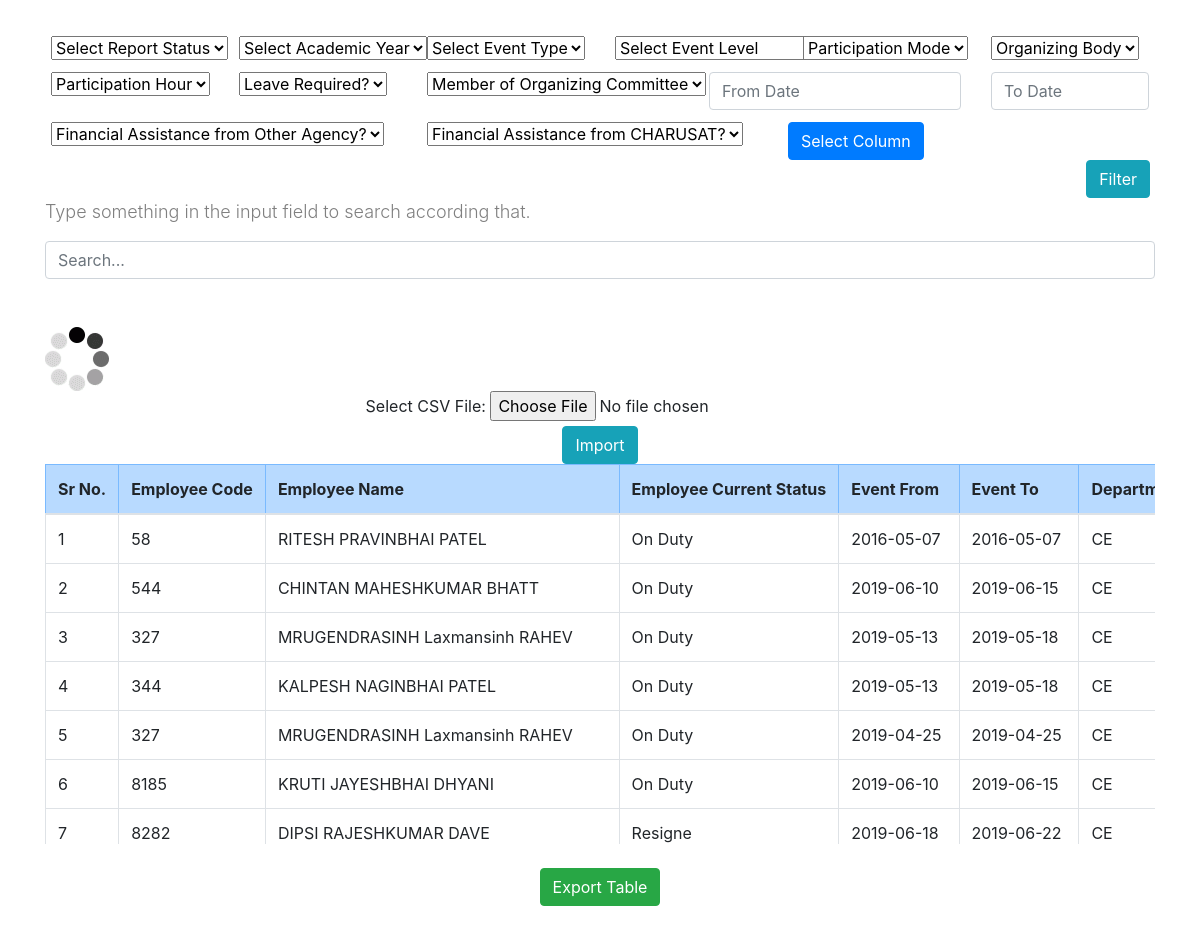
The page / on the database its author committed.
### tables this page shows
CREATE TABLE `sheet3` (
  `Report_Option` varchar(31) DEFAULT NULL,
  `Academic_Year` varchar(7) DEFAULT NULL,
  `Sub_Organization` varchar(43) DEFAULT NULL,
  `Department` varchar(2) DEFAULT NULL,
  `Application_ID` varchar(13) NOT NULL,
  `Employee_Code` int(4) NOT NULL,
  `Employee_Name` varchar(30) DEFAULT NULL,
  `Employee_Current_Status` varchar(7) DEFAULT NULL,
  `Designation` varchar(39) DEFAULT NULL,
  `Event_Type` varchar(9) DEFAULT NULL,
  `Event_Level` varchar(28) DEFAULT NULL,
  `Participation_Presentation_Mode` varchar(200) DEFAULT NULL,
  `Organizing_Body` varchar(8) DEFAULT NULL,
  `Name_of_Organizing_Body` varchar(224) DEFAULT NULL,
  `Title` varchar(73) DEFAULT NULL,
  `Venue` varchar(108) DEFAULT NULL,
  `City` varchar(6) DEFAULT NULL,
  `State` varchar(7) DEFAULT NULL,
  `Country` varchar(5) DEFAULT NULL,
  `Event_From` date NOT NULL,
  `Event_To` date DEFAULT NULL,
  `Total_Hours_of_Participation` int(2) DEFAULT NULL,
  `Leave_Required` varchar(3) DEFAULT NULL,
  `Purpose_of_Event_Participation` varchar(33) DEFAULT NULL,
  `Presenting_as` varchar(10) DEFAULT NULL,
  `Presentation_Mode` varchar(10) DEFAULT NULL,
  `Paper_or_Poster_Title` varchar(10) DEFAULT NULL,
  `Member_of_organizing_committee` varchar(3) DEFAULT NULL,
  `Financial_Assistance_required_from_CHARUSAT` varchar(5) DEFAULT NULL,
  `Financial_Assistance_from_Other_Agency` varchar(5) DEFAULT NULL,
  `Name_of_Agency` varchar(10) DEFAULT NULL,
  `Amount_of_Assistance_from_Agency` varchar(10) DEFAULT NULL,
  `Assistance_approved_from_CHARUSAT` varchar(10) DEFAULT NULL,
  `Event_Report_Status` varchar(30) DEFAULT NULL,
  `Actual_Expense` int(4) DEFAULT NULL,
  `IDtblEventParticipantForm_H` int(3) DEFAULT NULL,
  `RecStatus` varchar(1) DEFAULT NULL,
  `SubOrgID_H` int(1) DEFAULT NULL,
  `DeptID_H` int(1) DEFAULT NULL,
  `EmpID_H` int(4) DEFAULT NULL,
  `ReportSysID_H` int(3) DEFAULT NULL,
  `RepOpt_H` int(1) DEFAULT NULL
);

### index.php (the view, shortened to what this page needs)
<?php
require 'include.php';
 $query = "SELECT * FROM sheet3 ";
 $result = mysqli_query($connect, $query);
  ?>
<!DOCTYPE html>
<html lang="en">
<head>
  <link rel="stylesheet" href="https://stackpath.bootstrapcdn.com/bootstrap/4.5.2/css/bootstrap.min.css">
           <link rel="stylesheet" href="http://code.jquery.com/ui/1.11.4/themes/smoothness/jquery-ui.css">
  <link rel="stylesheet" type="text/css" href="css/index.css">
</head>
<body>
    <div class="firstrow row">
    <div class="col-lg-2 dropdown">
      <select class="select-css" class="select-css" name="report_status" id="report_status">
        <div class="dropdown-menu" aria-labelledby="dropdownMenuButton">
            <option class="dropdown-item" value="">Select Report  Status </option>
        </div>
        </select>
    </div>
    <div class="col-lg-2 dropdown">
      <select class="select-css" class="select-css" name="academic_year" id="academic_year">
        <div class="dropdown-menu" aria-labelledby="dropdownMenuButton">
            <option class="dropdown-item" value="">Select Academic Year </option>
        </div>
        </select>
    </div>
    <div class="col-lg-2 dropdown">
      <select class="select-css" name="event_type" id="event_type">
        <div class="dropdown-menu" aria-labelledby="dropdownMenuButton">
            <option class="dropdown-item" value=""> Select Event Type </option>
        </div>
        </select>
    </div>
    <div class="col-lg-2 dropdown">
      <select class="select-css" name="event_level" id="event_level">
        <div class="dropdown-menu" aria-labelledby="dropdownMenuButton">
            <option class="dropdown-item" value="">        Select Event Level   </option>
        </div>
        </select>
    </div>
    <div class="col-lg-2 dropdown">
      <select class="select-css" name="participation_mode" id="participation_mode">
        <div class="dropdown-menu" aria-labelledby="dropdownMenuButton">
            <option class="dropdown-item" value="">Participation Mode </option>
        </div>
        </select>
    </div>
<div class="col-lg-2 dropdown">
      <select class="select-css" name="organizing_body" id="organizing_body">
        <div class="dropdown-menu" aria-labelledby="dropdownMenuButton">
            <option class="dropdown-item" value=""> Organizing Body </option>
        </div>
        </select>
    </div>
  </div>
  <div class="normalrow row">
    <div class="col-lg-2 dropdown">
        <select class="select-css" name="participation_hour" id="participation_hour">
        <div class="dropdown-menu" aria-labelledby="dropdownMenuButton">
            <option class="dropdown-item" value=""> Participation Hour </option>
        </div>
        </select>
    </div>
    <div class="col-lg-2 dropdown">
        <select class="select-css" name="leave_required" id="leave_required">
        <div class="dropdown-menu" aria-labelledby="dropdownMenuButton">
            <option class="dropdown-item" value=""> Leave Required? </option>
        </div>
        </select>
    </div>
    <div class="col-lg-3 dropdown">
        <select class="select-css" name="Member_of_organized" id="Member_of_organized">
        <div class="dropdown-menu" aria-labelledby="dropdownMenuButton">
            <option class="dropdown-item" value=""> Member of Organizing Committee </option>
        </div>
        </select>
    </div>
<div class="col-lg-3">
                     <input type="text" name="from_date" id="from_date" class="form-control" placeholder="From Date" />
                </div>
                <div class="col-md-2">
                     <input type="text" name="to_date" id="to_date" class="form-control" placeholder="To Date" />
                </div>
  </div>
  <div class="normalrow row">
    <div class="col-lg-4 dropdown">
        <select class="select-css" name="financial_other_agency" id="financial_other_agency">
        <div class="dropdown-menu" aria-labelledby="dropdownMenuButton">
            <option class="dropdown-item" value="">Financial Assistance from Other Agency?</option>
        </div>
        </select>
    </div>
<div class="col-lg-4 dropdown">
        <select class="select-css" name="financial_charusat" id="financial_charusat">
        <div class="dropdown-menu" aria-labelledby="dropdownMenuButton">
            <option class="dropdown-item" value="">Financial Assistance from CHARUSAT?</option>
        </div>
        </select>
    </div>
        <div id="header">
          <input  class="btn btn-primary" type="button" id="show" value="Select Column"></div>
    </div>
  <div align="right">
    <input style="margin-right: 50px" class="btn btn-info" id="fetch"  type="submit" name="fetch" value="Filter">
  </div>
   <div class="container" >
   <p class="font-weight-light" style="color:grey;font-size:18px;">Type something in the input field to search according that.</p>
                <input id="myInput" type="text" placeholder="Search..." class="form-control" width="30">
                <br><br>
                <div id="loader" >
                  <img id="loading" src="images/loading.gif" alt="Loading..." >
                </div>
  <div>
  <form method="POST" action="add_data.php" enctype="multipart/form-data">
    <div align="center">
     <label>Select CSV File:</label>
     <input type="file" name="file" /><br>
     <input type="submit" name="submit" value="Import" class="btn btn-info" />
     </div>
  </form>
</div>
    <div id="order_table" style="overflow-x:auto; height: 380px;overflow-y: auto;">
   <div data-role="main" class="ui-content">
    <table id="tblData" style="white-space:nowrap;width:100%;" class="table table-bordered ui-responsive" data-role="table" data-mode="columntoggle">
      <thead>
        <tr class="table-primary">
                              <th>Sr No.</th>
                               <th   data-priority="1" >Employee Code</th>
                               <th  data-priority="2">Employee Name</th>
                               <th  data-priority="3">Employee Current Status</th>
                               <th  data-priority="4">Event From</th>
                               <th >Event To</th>
                              <th >Department</th>
                          </tr>
                          </thead>
                          <tbody id="myTable">
                     <?php
                      $i=0;
                     while($row = mysqli_fetch_array($result))
                     {  $i++;
                        ?>
                          <tr>
                            <td><?php echo $i ?></td>
                               <td  ><?php echo $row["Employee_Code"]; ?></td>
                               <td><?php echo $row["Employee_Name"]; ?></td>
                               <td><?php echo $row["Employee_Current_Status"]; ?></td>
                               <td> <?php echo $row["Event_From"]; ?></td>
                               <td><?php echo $row["Event_To"]; ?></td>
                               <td><?php echo $row["Department"]; ?></td>
                          </tr>
                   <?php
                     }
                     ?>
      </tbody>
    </table>
  </div>
  </div>
  </div>
<div>
  <center>
    <br><button onclick="exportToExcel('tblData', 'user-data')" class="btn btn-success">Export Table</button>
  </center>
</div>
</body>
</html>

### index.css (style rules this page uses)
.firstrow { margin-top: 3%; margin-left: 3%; margin-right: 3%; }
.normalrow { margin-top: 1%; margin-left: 3%; margin-right: 3%; }

### rows shown on the page
sheet3: Employee_Code "58", Employee_Name "RITESH PRAVINBHAI PATEL", Employee_Current_Status "On Duty", Event_From "2016-05-07", Event_To "2016-05-07", Department "CE"
sheet3: Employee_Code "544", Employee_Name "CHINTAN MAHESHKUMAR BHATT", Employee_Current_Status "On Duty", Event_From "2019-06-10", Event_To "2019-06-15", Department "CE"
sheet3: Employee_Code "327", Employee_Name "MRUGENDRASINH Laxmansinh RAHEV", Employee_Current_Status "On Duty", Event_From "2019-05-13", Event_To "2019-05-18", Department "CE"
sheet3: Employee_Code "344", Employee_Name "KALPESH NAGINBHAI PATEL", Employee_Current_Status "On Duty", Event_From "2019-05-13", Event_To "2019-05-18", Department "CE"
sheet3: Employee_Code "327", Employee_Name "MRUGENDRASINH Laxmansinh RAHEV", Employee_Current_Status "On Duty", Event_From "2019-04-25", Event_To "2019-04-25", Department "CE"
sheet3: Employee_Code "8185", Employee_Name "KRUTI JAYESHBHAI DHYANI", Employee_Current_Status "On Duty", Event_From "2019-06-10", Event_To "2019-06-15", Department "CE"
sheet3: Employee_Code "8282", Employee_Name "DIPSI RAJESHKUMAR DAVE", Employee_Current_Status "Resigne", Event_From "2019-06-18", Event_To "2019-06-22", Department "CE"
